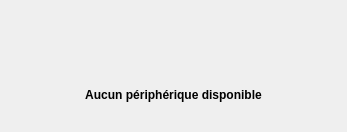
<?xml version="1.0" encoding="UTF-8"?>
<ui version="4.0">
 <class>CenterInfoWidget</class>
 <widget class="QWidget" name="CenterInfoWidget">
  <property name="geometry">
   <rect>
    <x>0</x>
    <y>0</y>
    <width>347</width>
    <height>132</height>
   </rect>
  </property>
  <property name="windowTitle">
   <string>Form</string>
  </property>
  <layout class="QVBoxLayout" name="verticalLayout">
   <item>
    <layout class="QHBoxLayout" name="horizontalLayout">
     <item>
      <spacer name="horizontalSpacer_2">
       <property name="orientation">
        <enum>Qt::Horizontal</enum>
       </property>
       <property name="sizeHint" stdset="0">
        <size>
         <width>40</width>
         <height>20</height>
        </size>
       </property>
      </spacer>
     </item>
     <item>
      <widget class="QLabel" name="icon">
       <property name="text">
        <string/>
       </property>
       <property name="pixmap">
        <pixmap resource="resources.qrc">:/images/nodevice_logo.png</pixmap>
       </property>
      </widget>
     </item>
     <item>
      <spacer name="horizontalSpacer">
       <property name="orientation">
        <enum>Qt::Horizontal</enum>
       </property>
       <property name="sizeHint" stdset="0">
        <size>
         <width>40</width>
         <height>20</height>
        </size>
       </property>
      </spacer>
     </item>
    </layout>
   </item>
   <item>
    <widget class="QLabel" name="infoLabel">
     <property name="font">
      <font>
       <weight>75</weight>
       <bold>true</bold>
      </font>
     </property>
     <property name="text">
      <string>Aucun périphérique disponible</string>
     </property>
     <property name="alignment">
      <set>Qt::AlignCenter</set>
     </property>
    </widget>
   </item>
  </layout>
 </widget>
 <resources>
  <include location="resources.qrc"/>
 </resources>
 <connections/>
</ui>
